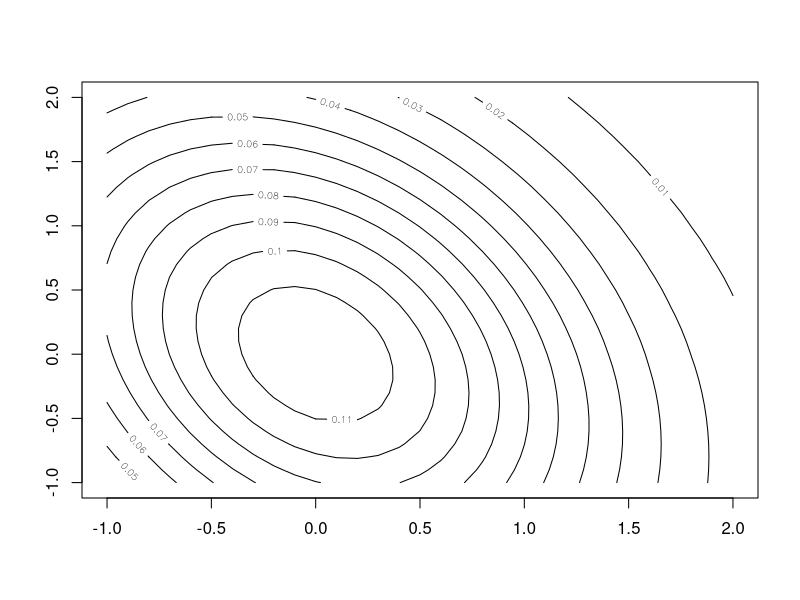
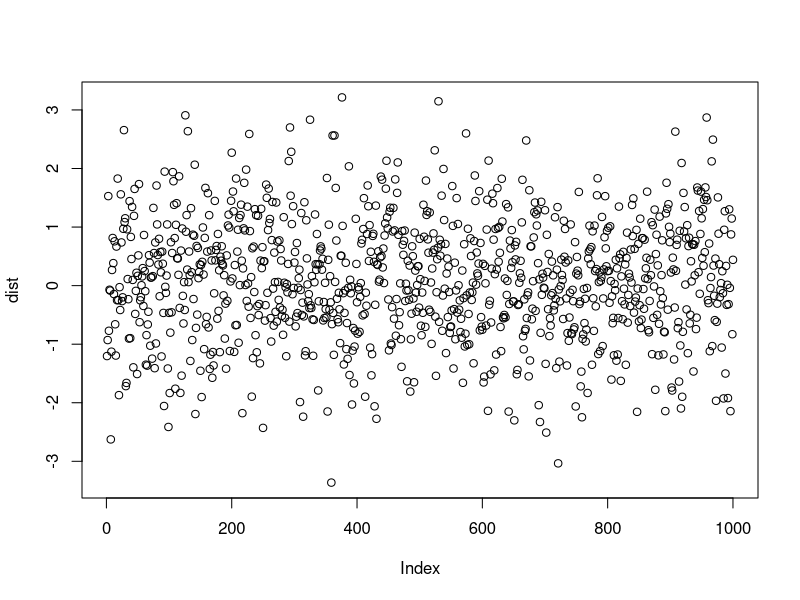
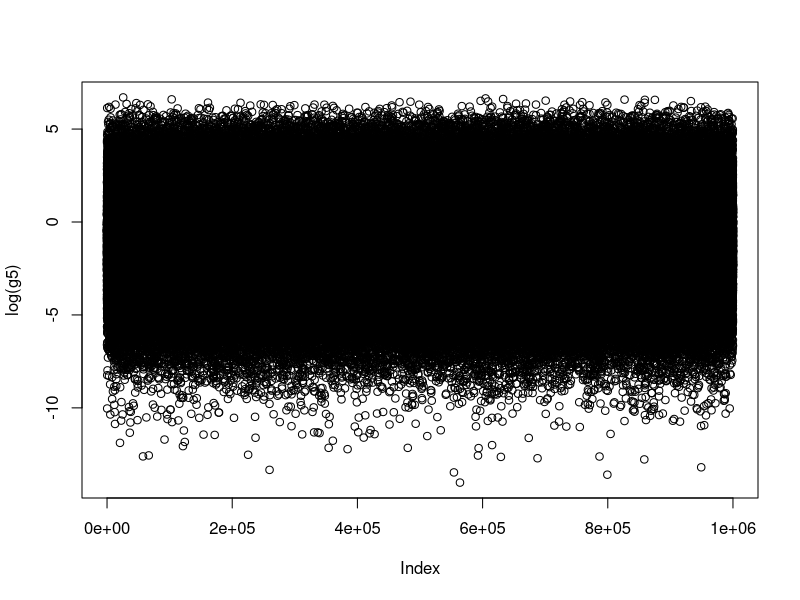

The R source for these figures, in order:
## ---- chunk 1
knitr::opts_chunk$set(echo = TRUE)
library(mvtnorm)
## ---- chunk 2

# 1. For the following 4 discrete distributions, calculate the expected value and standard deviation in following two/ three ways. Compare to make sure you get approximately the same result for each.

#(i) create a simulation of 1,000,000 outcomes, and calculate the average and standard deviation of the outcomes;

#(ii) use the formulas for expected values and variance for standard distributions (for example, for binomial, E(X) = np)

#(iii) (for binomial distribution only) use sequences of the possible outcomes to generate the expected value and standard deviation.

#(a) binomial, 12 trials, p = 0.2

#i) 
b1 = rbinom(1000000,12,0.2)
mean(b1)
sd(b1)

#ii)
ev_b1 = 100000 * 0.2
var_b1 = 100000 * 0.2 * (1 - 0.2)

#iii)
mean(b1)
sd(b1)


#(b) exponential, λ = 0.03

#i)
b2 = rexp(1000000,0.03)
mean(b2)
sd(b2)

#ii)

ev_b2 = 1 / 0.03

var_b2 = 1 / ((0.03)^2)

#(c) Poisson, rate = 0.4/minute, t = 20 minutes

#i)

b3 = rpois(1000000,.4)
mean(b3)
sd(b3)

#ii)
ev_b3 = 0.4
var_b3 = 0.4


#(d) Uniform, interval = [0, 6]

#i)
b4 = runif(1000000,0,6)
mean(b4)
sd(b4)

#ii)
ev_b4 = (0 + 6)/2
var_b4 = (1/12) * ((6 - 0)^2)

## ---- chunk 3

#2) You are a manager for product development. You have a $500,000 budget to spend on research for a new product. There are two products you can research:

#(i) Product 1 has a 30% chance of producing a successful prototype. If a prototype is created, it has an 80% chance of making it to market. If the product makes it to market, the amount of sales it will produce is modeled as an exponential distribution with mean value $9,000,000.

#(ii) Product 2 has a 60% chance of producing a successful prototype. If a prototype is created, it has an 90% chance of making it to market. If the product makes it to market, the amount of sales it will produce is modeled as a uniform distribution between $2,000,000 and $8,000,000. However, if successful, there is a 30% chance that the company will be successfully sued for patent infringement, in which case, the company will lose $1 and $3,000,000 (according to a uniform distribution).

#(a) Calculate the expected value of the alternatives and determine whether you should give the go-ahead for the development of product 1 or product 2


#Expected value of producing a successful prototype + making it to market

#Using 1/lambda = expected value, I rearranged to solve for the lambda that will give me 9 million as a mean then used the formula for E.V
ev_p1 = (1/(1/9000000))

#Expected value of the first dist. + second dist.
#Substracting the second dist. because it represents a loss of money

ev_p2 = ((8000000+2000000)/2) - ((3000000-1)/2)


#Product one, according to the expected value, should be given the go ahead

#(b) Create a simulation for two products, with 1,000,000 runs. Confirm that the average value of the simulation is about equal to what you calculated for the alternatives in (a). For what percent of the simulations do you at least make your money back for the development?

p1_sim = rexp(1000000,1/9000000)

mean(p1_sim)

p2_sim = runif(1000000,2000000,8000000) - runif(1000000,1,3000000)

mean(p2_sim)

p1_counter = 0
p2_counter = 0

for(i in p1_sim)
{
  if(i>=500000)
  {
    p1_counter = p1_counter + 1
  }
}

cat("There are",p1_counter,"instances where p2 makes the initial investment back or more")

for(i in p2_sim)
{
  if(i>=500000)
  {
    p2_counter = p2_counter + 1
  }
    
}

cat("There are",p2_counter,"instances where p2 makes the initial investment back or more")

#(c) For what percent of simulations do you make more money for Product 1 vs. Product 2?

p1_count = 0
p2_count = 0

for(i in 1:1000000)
{
  if(p1_sim[i] < p2_sim[i])
  {
    p2_count = p2_count + 1
  }
  if(p2_sim[i] < p1_sim[i])
  {
    p1_count = p1_count + 1
  }
}

if(p1_count < p2_count)
{
  cat("Product 2 has ",p2_count - p1_count," more instances of making more money than product 1 ")
}

if(p2_count < p1_count)
{
cat("Product 1 has ",p1_count - p2_count," more instances ofmaking more money than product 2 ")
}

#(d) Suppose the company needs the revenue to pay off a $7 million loan. Which alternative is more likely to produce more than $7,000,000 in revenue?

#Using both pexp and punif to calculate the probabilities that they get at least 7 million or greater in revenue

pexp(7000000,1/9000000)
punif(7000000,2000000,8000000)

#Product 2 is more likely to produce 7 milion dollars or more in revenue

## ---- chunk 4

#3. Define a multivariate normal distribution with mean value = (-1, 2), var(X) = 1, var(Y) = 2, and the correlation of X and Y = -0.3. Plot this distribution, by

x = seq(-1,2,0.1)
y = seq(-1,2,0.1)
var_x = 1
var_y = 2
cor_xy = -0.3

Sigma <- cbind(c(var_x,cor_xy*sqrt(var_x)*sqrt(var_y)),c(cor_xy*sqrt(var_x)*sqrt(var_y),var_y))

z <- matrix(nrow=length(x), ncol=length(y))

for (i in 1:length(x)){
  for (j in 1:length(y)){
    z[i,j] <- dmvnorm(c(x[i],y[j]),c(0,0),Sigma)
  }
}

#(a) Creating a contour plot of the pdf, and

contour(x,y,z)

#(b) Simulate the distribution 1,000 times and plot the simulated points

dist = rmvnorm(1000,mean(z))

plot(dist)

#(c) Next, using a larger simulation of the same distribution (1,000,000 values), estimate

#(i) E(X)

#General simulation of the distribution
dist2 = rmvnorm(1000000,mean(z))

#Separating the x and y values of z so I can find the expected values of x and y respectively, as well as the variances 
dist2_x = rmvnorm(1000000,mean(z[1,]))
dist2_y = rmvnorm(1000000,mean(z[,1]))

#Expected values of x
mean(dist2_x)

#(ii) E(Y)

#Expected values of y
mean(dist2_y)

#(iii) Var(X) and Var(Y)

#Variances of x and y
var(dist2_x)
var(dist2_y)

#(iv) E(X + Y) and Var(X + Y). Compare the result to what the results of the formulas for linear combinations of random variables. 

e_xy = mean(dist2_x + dist2_y)

var_xy = var(dist2_x + dist2_y) 


#(v) E(X|Y = 3)

v_y = 3

#Expected value of X, given that expected value of y is 3
mean(dist2_x)*3

## ---- chunk 5

#4) Suppose we have an exponential probability distribution with parameter λ = 1/3, so that its expected value is 3. We will perform some simulation experiments to determine the behavior of the sample mean.

#(a) Generate 2,000 simulations which each constitute 100 outcomes of this distribution. Calculate the mean values for the 2,000 experiments.

g1 = rexp(2000,1/3)

#(b) Next, calculate the mean value and variance for the 2,000 sample means.

mean_g1 = mean(g1)
mean_g1

var_g1 = var(g1)
var_g1


#(c) Repeat (a) and (b) for N = 1,000, 10,000, 100,000, and 1,000,000 outcomes (2,000 simulations of each). Note: 1,000,000 could take several minutes.

g2 = rexp(1000,g1)
mean(g2)
var(g2)

g3 = rexp(10000,g1)
mean(g3)
var(g3)

g4 = rexp(100000,g1)
mean(g4)
var(g4)

g5 = rexp(1000000,g1)
mean(g5)
var(g5)


#(d) Plot the log(Variance) vs. log(N). Do you get something which is close to a straight line? What is the slope? Does the relationship between N and the variance close to what you would expect with the Central Limit Theorem?

log_v = log(var(g5))
log_n = log(g5)

plot(log(g5))
